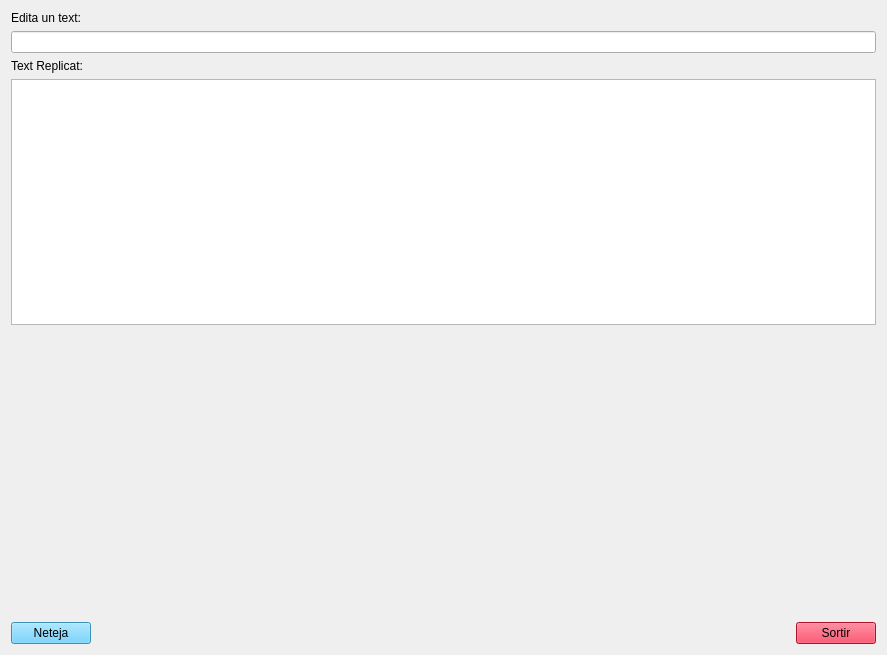
<?xml version="1.0" encoding="UTF-8"?>
<ui version="4.0">
 <class>MyForm</class>
 <widget class="QWidget" name="MyForm">
  <property name="geometry">
   <rect>
    <x>0</x>
    <y>0</y>
    <width>887</width>
    <height>655</height>
   </rect>
  </property>
  <property name="windowTitle">
   <string>Form</string>
  </property>
  <layout class="QHBoxLayout" name="horizontalLayout_3">
   <item>
    <layout class="QVBoxLayout" name="verticalLayout_5">
     <item>
      <layout class="QVBoxLayout" name="verticalLayout_3">
       <item>
        <layout class="QVBoxLayout" name="verticalLayout">
         <item>
          <widget class="QLabel" name="label">
           <property name="text">
            <string>Edita un text:</string>
           </property>
          </widget>
         </item>
         <item>
          <widget class="QLineEdit" name="lineEdit"/>
         </item>
        </layout>
       </item>
       <item>
        <layout class="QVBoxLayout" name="verticalLayout_2">
         <item>
          <widget class="QLabel" name="label_2">
           <property name="text">
            <string>Text Replicat:</string>
           </property>
          </widget>
         </item>
         <item>
          <widget class="QTextEdit" name="textEdit">
           <property name="enabled">
            <bool>true</bool>
           </property>
           <property name="readOnly">
            <bool>true</bool>
           </property>
           <property name="html">
            <string>&lt;!DOCTYPE HTML PUBLIC &quot;-//W3C//DTD HTML 4.0//EN&quot; &quot;http://www.w3.org/TR/REC-html40/strict.dtd&quot;&gt;
&lt;html&gt;&lt;head&gt;&lt;meta name=&quot;qrichtext&quot; content=&quot;1&quot; /&gt;&lt;style type=&quot;text/css&quot;&gt;
p, li { white-space: pre-wrap; }
&lt;/style&gt;&lt;/head&gt;&lt;body style=&quot; font-family:'Noto Sans'; font-size:10pt; font-weight:400; font-style:normal;&quot;&gt;
&lt;p style=&quot;-qt-paragraph-type:empty; margin-top:0px; margin-bottom:0px; margin-left:0px; margin-right:0px; -qt-block-indent:0; text-indent:0px;&quot;&gt;&lt;br /&gt;&lt;/p&gt;&lt;/body&gt;&lt;/html&gt;</string>
           </property>
          </widget>
         </item>
        </layout>
       </item>
      </layout>
     </item>
     <item>
      <layout class="QVBoxLayout" name="verticalLayout_4">
       <item>
        <spacer name="verticalSpacer">
         <property name="orientation">
          <enum>Qt::Vertical</enum>
         </property>
         <property name="sizeHint" stdset="0">
          <size>
           <width>20</width>
           <height>40</height>
          </size>
         </property>
        </spacer>
       </item>
       <item>
        <layout class="QHBoxLayout" name="horizontalLayout_2">
         <item>
          <widget class="QPushButton" name="pushButton_2">
           <property name="styleSheet">
            <string notr="true">background-color: rgb(84, 201, 255);</string>
           </property>
           <property name="text">
            <string>Neteja</string>
           </property>
          </widget>
         </item>
         <item>
          <layout class="QHBoxLayout" name="horizontalLayout">
           <item>
            <spacer name="horizontalSpacer">
             <property name="orientation">
              <enum>Qt::Horizontal</enum>
             </property>
             <property name="sizeHint" stdset="0">
              <size>
               <width>40</width>
               <height>20</height>
              </size>
             </property>
            </spacer>
           </item>
           <item>
            <widget class="QPushButton" name="pushButton">
             <property name="styleSheet">
              <string notr="true">background-color: rgb(247, 22, 56);</string>
             </property>
             <property name="text">
              <string>Sortir</string>
             </property>
            </widget>
           </item>
          </layout>
         </item>
        </layout>
       </item>
      </layout>
     </item>
    </layout>
   </item>
  </layout>
 </widget>
 <resources/>
 <connections>
  <connection>
   <sender>lineEdit</sender>
   <signal>textChanged(QString)</signal>
   <receiver>textEdit</receiver>
   <slot>setText(QString)</slot>
   <hints>
    <hint type="sourcelabel">
     <x>141</x>
     <y>71</y>
    </hint>
    <hint type="destinationlabel">
     <x>183</x>
     <y>223</y>
    </hint>
   </hints>
  </connection>
  <connection>
   <sender>pushButton_2</sender>
   <signal>released()</signal>
   <receiver>lineEdit</receiver>
   <slot>clear()</slot>
   <hints>
    <hint type="sourcelabel">
     <x>84</x>
     <y>528</y>
    </hint>
    <hint type="destinationlabel">
     <x>119</x>
     <y>70</y>
    </hint>
   </hints>
  </connection>
  <connection>
   <sender>pushButton</sender>
   <signal>released()</signal>
   <receiver>MyForm</receiver>
   <slot>close()</slot>
   <hints>
    <hint type="sourcelabel">
     <x>431</x>
     <y>518</y>
    </hint>
    <hint type="destinationlabel">
     <x>430</x>
     <y>430</y>
    </hint>
   </hints>
  </connection>
 </connections>
</ui>
